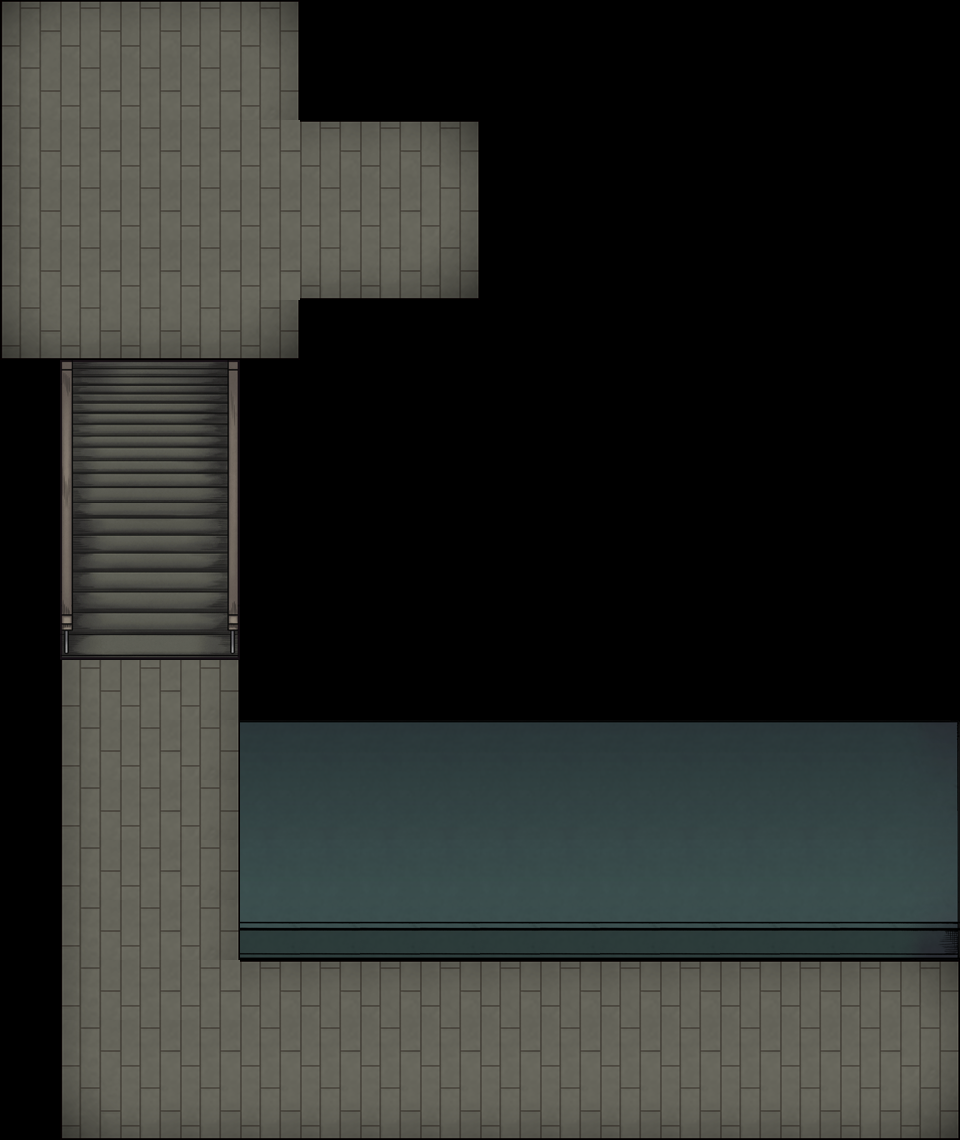

Below is a game level as drawn by its tile map, then a one-line description and the .tmx that defines it (tile-layer data replaced by summaries):
An orthogonal 16x19 tile map with 60x60 px tiles, 1 tile layer (圖塊層 1), 3 tilesets.

<map version="1.0" orientation="orthogonal" renderorder="left-up" width="16" height="19" tilewidth="60" tileheight="60" nextobjectid="1">
 <tileset firstgid="1" name="1-2_hall_Stairwell_floor" tilewidth="60" tileheight="60" tilecount="9">
  <image source="../img/1-2_hall_Stairwell_floor.png" trans="ff00ff" width="180" height="180" />
 </tileset>
 <tileset firstgid="10" name="1-2_hall_Stairwell_wall" tilewidth="60" tileheight="60" tilecount="12">
  <image source="../img/1-2_hall_Stairwell_wall.png" trans="ff00ff" width="180" height="240" />
 </tileset>
 <tileset firstgid="22" name="1-2_hall_Stairwell_stairs1" tilewidth="60" tileheight="60" tilecount="15">
  <image source="../img/1-2_hall_Stairwell_stairs1.png" trans="ff00ff" width="180" height="300" />
 </tileset>
 <layer name="圖塊層 1" width="16" height="19">
  <data>[304 cells, 162 non-empty, 32 distinct tile ids]</data>
 </layer>
</map>
